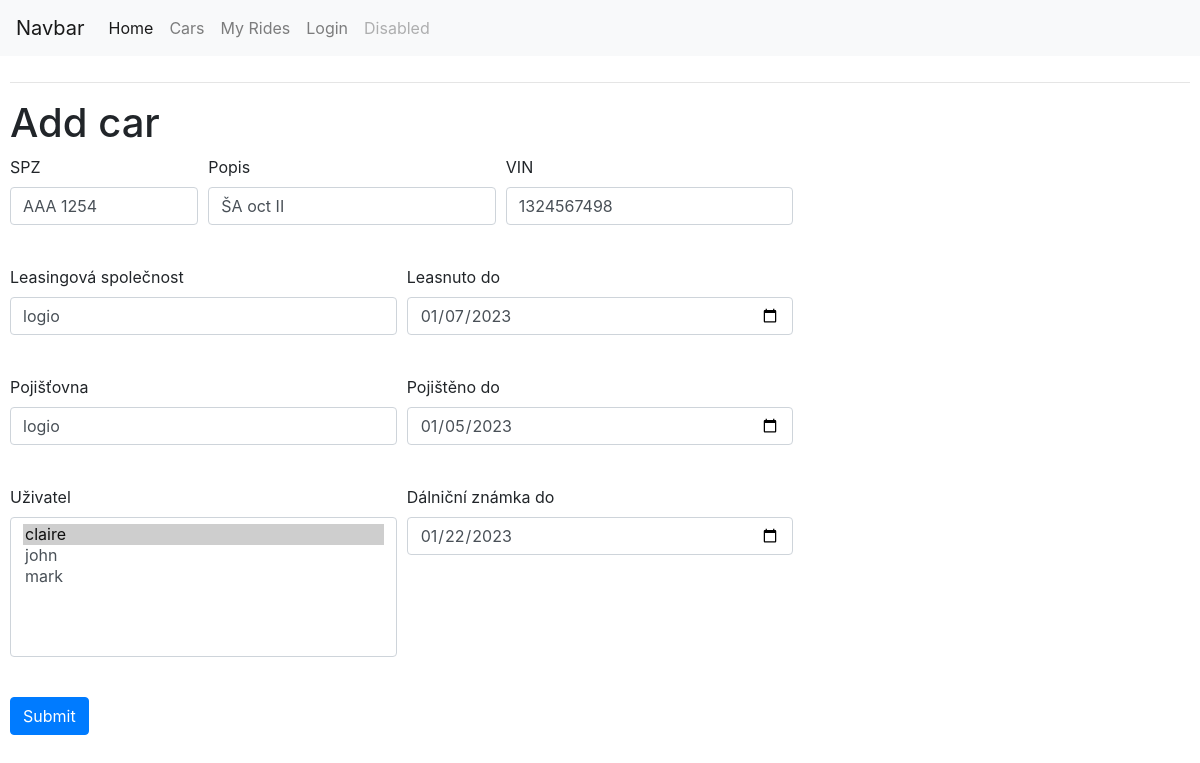
/edit_car/1, run on an earlier commit of the app's database.
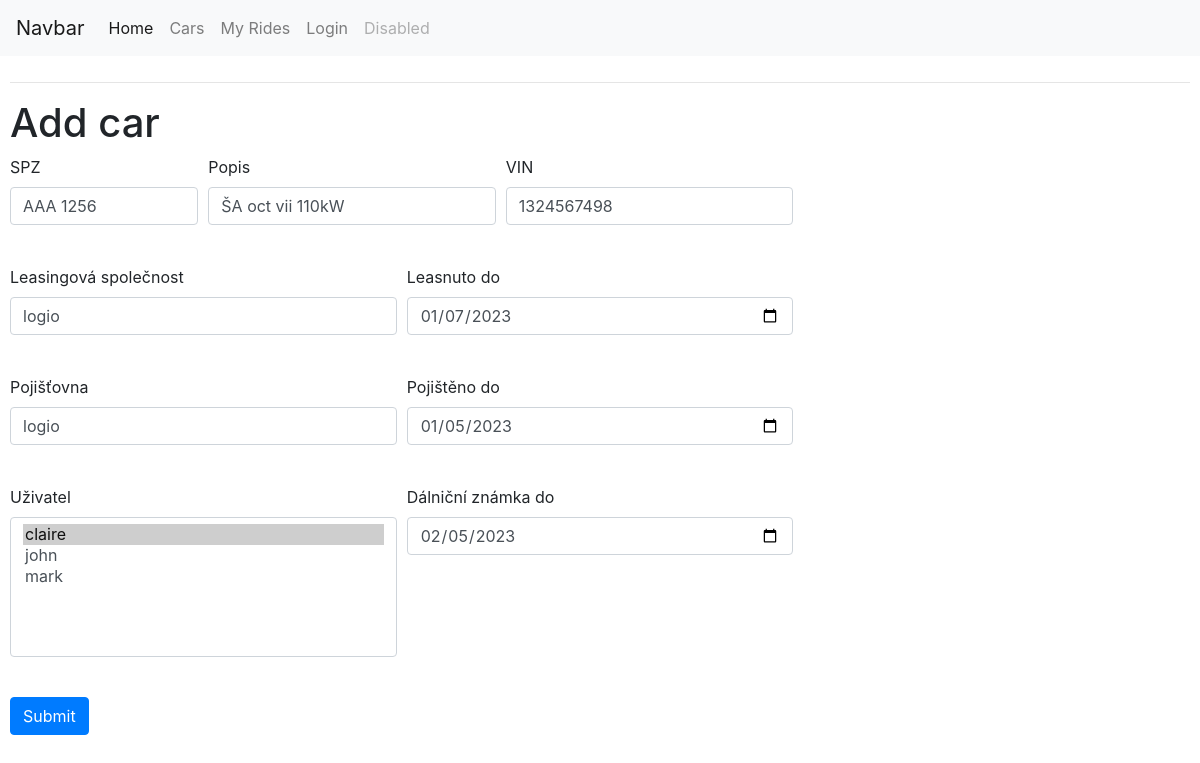
And on a later commit of the database.
### app/models.py (models this page shows, shortened)
class Car(db.Model):
    id = db.Column(db.Integer, primary_key=True)
    SPZ = db.Column(db.String(10), index=True, unique=True)
    description = db.Column(db.String(120), index=True, unique=False)
    VIN = db.Column(db.String(50), index=True, unique=True)
    leasing_company = db.Column(db.String(120), index=True, unique=False, nullable=True)
    leased_until = db.Column(db.DateTime,index=True, nullable=True)
    insurance_company = db.Column(db.String(120), index=True, unique=False, nullable=True)
    insured_until = db.Column(db.DateTime,index=True, nullable=True)
    highway = db.Column(db.DateTime, nullable=True)
    user_id = db.Column(db.Integer, db.ForeignKey('user.id'), nullable=True)

### app/routes.py (the view)
@app.route("/edit_car/<int:car_id>", methods=['GET', 'POST'])
def edit_car(car_id):
    item = db.session.query(Car).get(car_id)
    form = AddCarForm(obj=item)
    if form.validate_on_submit():
        form.populate_obj(item)
        db.session.add(item)
        db.session.commit()
        return redirect(url_for('cars'))
    return render_template('add_car.html', form=form)

### app/forms.py
class AddCarForm(FlaskForm):
    SPZ = StringField('SPZ', validators=[DataRequired()])
    description = StringField('Popis', validators=[DataRequired()])
    VIN = StringField("VIN", validators=[DataRequired()])
    leasing_company = StringField("Leasingová společnost", validators=[Optional()])
    leased_until = DateField("Leasnuto do", validators=[Optional()])
    insurance_company = StringField("Pojišťovna", validators=[Optional()])
    insured_until = DateField("Pojištěno do", validators=[Optional()])
    highway = DateField("Dálniční známka do", validators=[Optional()])
    user_id = SelectField("Uživatel", choices=get_users, validators=[Optional()])
    submit = SubmitField('Submit')

### app/forms.py (called while the page is built)
def get_users():
    choices = list()
    users = User.query.order_by(User.username)
    for user in users:  # <- assumes store_id and store_names are unique
        choices.append((user.id,user))
    return choices

### app/models.py (called while the page is built)
    def __repr__(self):
        return '{}'.format(self.username)

### app/templates/add_car.html (shortened to what this page needs)
{% extends "base.html" %}
{% block content %}
<h1>Add car</h1>
<div class="divForm">
<form action="" method="post" novalidate>
    <div class="form-row">
        <div class="form-group col-md-2">
          {{ form.SPZ.label }}
          {{ form.SPZ(size=32,class_="form-control") }} <br>
        </div>
        <div class="form-group col-md-3">
            {{ form.description.label }}<br>
            {{ form.description(size=32,class_="form-control") }}<br>
        </div>
        <div class="form-group col-md-3">
            {{ form.VIN.label }}<br>
            {{ form.VIN(size=32,class_="form-control") }}<br>
        </div>
      </div>
      <div class="form-row">
        <div class="form-group col-md-4">
            {{ form.leasing_company.label }}<br>
            {{ form.leasing_company(size=32,class_="form-control") }}<br>
        </div>
        <div class="form-group col-md-4">
            {{ form.leased_until.label }}<br>
            {{ form.leased_until(size=32,class_="form-control") }}<br>
        </div>
      </div>
      <div class="form-row">
        <div class="form-group col-md-4">
            {{ form.insurance_company.label }}<br>
            {{ form.insurance_company(size=32,class_="form-control") }}<br>
        </div>
        <div class="form-group col-md-4">
            {{ form.insured_until.label }}<br>
            {{ form.insured_until(size=32,class_="form-control") }}<br>
        </div>
      </div>
      <div class="form-row">
        <div class="form-group col-md-4">
            {{ form.user_id.label }}<br>
            {{ form.user_id(size=6,class_="form-control") }}<br>
        </div>
        <div class="form-group col-md-4">
            {{ form.highway.label }}<br>
            {{ form.highway(size=32,class_="form-control") }}<br>
        </div>
      </div>
      <div class="form-row">
      <div class="form-group col-md-12">
        {{ form.submit(class="btn btn-primary") }}
      </div>
</form>
</div>
{% endblock %}

What changed in the data, as far as the page shows it:
changed Car "logio": SPZ "AAA 1254" → "AAA 1256"; description "ŠA oct II" → "ŠA oct vii 110kW"; highway "01/22/2023" → "02/05/2023"
